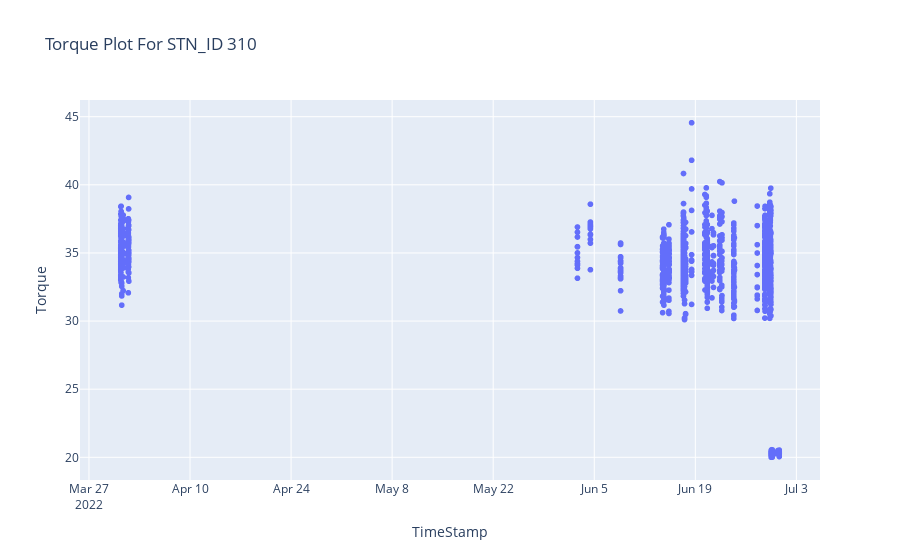

Notebook code cell kept with this figure:
### Code cell
px.scatter(stn310, x = "TimeStamp", y="Torque", labels={
                     "value": "",
                 },
                title="Torque Plot For STN_ID 310")

### Figure 1 — Plotly figure (JSON) as saved in the notebook; plotly's stock layout.template omitted (floating-point values rounded to 4 significant figures; data arrays with more than 128 entries replaced by an {"elided": "..."} marker saying what was removed)
{"data": [{"hovertemplate": "TimeStamp=%{x}<br>Torque=%{y}<extra></extra>", "legendgroup": "", "marker": {"color": "#636efa", "symbol": "circle"}, "mode": "markers", "name": "", "showlegend": false, "type": "scattergl", "x": {"elided": "1632 str values"}, "xaxis": "x", "y": {"elided": "1632 float values"}, "yaxis": "y"}], "layout": {"legend": {"tracegroupgap": 0}, "title": {"text": "Torque Plot For STN_ID 310"}, "xaxis": {"anchor": "y", "domain": [0, 1], "title": {"text": "TimeStamp"}}, "yaxis": {"anchor": "x", "domain": [0, 1], "title": {"text": "Torque"}}}}
